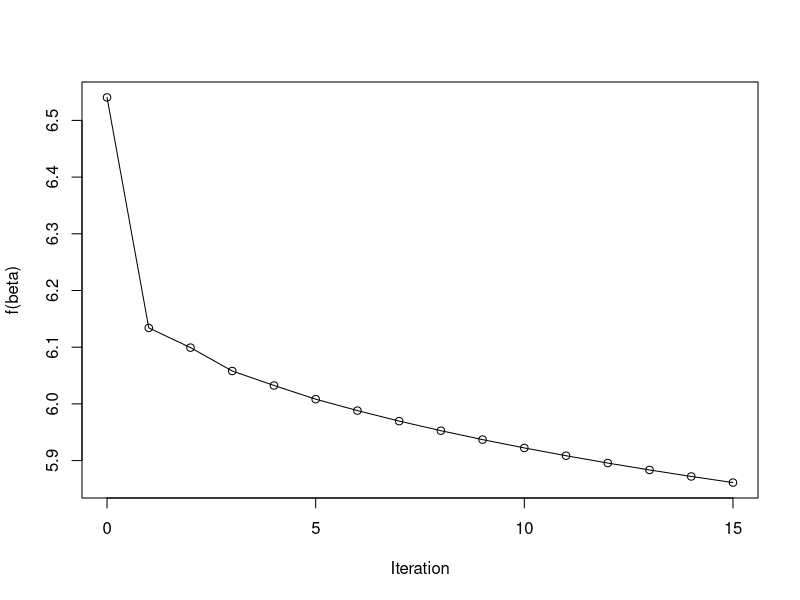

Recreate this plot in R.
# Objective calculation for binary logistic regression
########################################################################
# beta - parameter vector of length p
# X - n by p matrix of covariates
# y - vector of length n, binary response (0 or 1)
logistic_objective <- function(beta, X, y){
  # [ToDo] Compute value of objective function for binary logistic regression using current value of X, y and beta
  Xb = X %*% beta # each row x_i'beta, n by 1
  #pbeta = exp(Xb) 
  #pbeta = pbeta / (1 + pbeta)
  #obj = sum((1-y) * log(1 - pbeta) + y * log(pbeta))
  obj = sum(- y * Xb + log(1 + exp(Xb)))
  return(obj)
}

# Gradient calculation for binary logistic regression
########################################################################
# beta - parameter vector of length p
# X - n by p matrix of covariates
# y - vector of length n, binary response (0 or 1)
logistic_gradient <- function(beta, X, y){
  # [ToDo] Compute gradient for binary logistic regression problem using current values of X, y and beta
  pbeta = exp(X %*% beta) # numerator
  pbeta = pbeta / (1 + pbeta) #adjust for denominator
  gradient = crossprod(X, pbeta - y) # gradient, p-dim vector
  return(gradient)
}

# Steepest descent with the fixed number of iterations, function argument is a vector
#####################################################################################
# f - function that calculates and returns the value of f at any given vector x
# fgradient - function that calculates and returns the gradient of f at any given vector x
# x0 - initial starting vector
# alpha - positive number, step size
# nIter - positive integer, number of iterations
# ... - other arguments that may be needed for calculation of f and fgradient
SteepestDescentVec <- function(f, fgradient, x0, alpha, nIter, ...){
  
  # [ToDo] Initialize storage for iterations and function values
  p = length(x0)
  fvec = rep(f(x0, ...), nIter + 1) # nIter + 1 so that the starting point is saved in addition
  xmat = matrix(x0, p, nIter + 1) # nIter + 1 so that the starting point is saved in addition
  
  # Perform steepest descent update for nIter iterations
  for (i in 1:nIter){
    # At each iteration, update current value of x and save the new function value
    xnew = x0 - alpha * fgradient(x0, ...) # update step
    fvec[i + 1] = f(xnew, ...) # new objective value
    xmat[ , i + 1] = xnew # current argument
    x0 = xnew # update x0 so the next update is correct
  }
  
  # Return the matrix of x values, as well as the vector of function values across iterations, including the starting point (both have nIter + 1 elements, for x put them in columns)
  return(list(xmat = xmat, fvec = fvec))
}

# Initialize response and covariates
########################################################################
y = c(1, 1, 0, 0, 1, 0, 1, 0, 0, 0) # response
n = length(y) # number of samples
x1 = c(8, 14, -7, 6, 5, 6, -5, 1, 0, -17) # covariates for 1st variable
X = cbind(rep(1, n), x1) # add a column of 1s for the intercept

# Apply vector form of steepest descent
#######################################################################

beta_init = c(0, 0.2) # initial starting value
alpha = 0.015 # step size
nIter = 15 # number of iterations

out_small <- SteepestDescentVec(f = logistic_objective, fgradient = logistic_gradient, x0 = beta_init, alpha = alpha, nIter = nIter, X = X, y = y)

plot(0:nIter, out_small$fvec, type = 'o', xlab = "Iteration", ylab = "f(beta)")